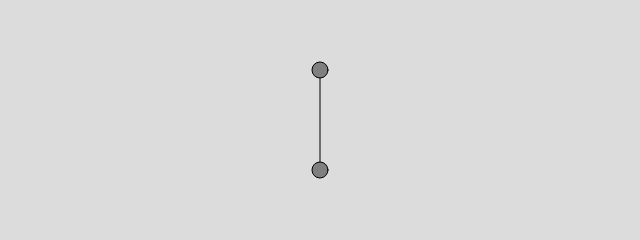
Frame 1 (no input)
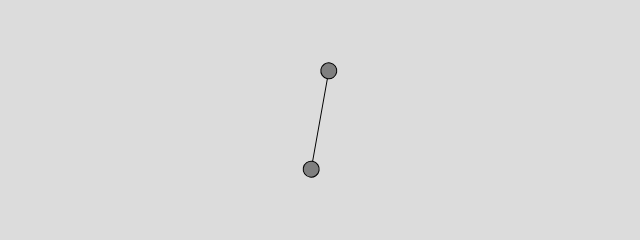
Frame 60 (no input)
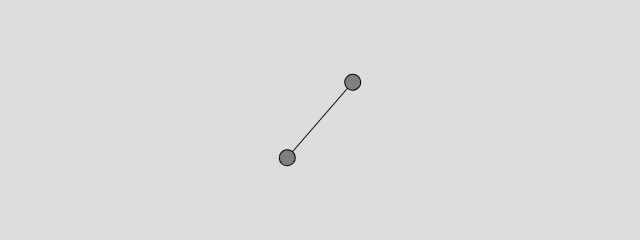
Frame 120 (the mouse pressed at the canvas centre since frame 60)

The p5.js sketch that drew these frames (run headless with seeded random() and noise() and a simulated clock; from frame 60 on, the mouse is pressed at the canvas centre):

// p5.js sketch
// ── sketch.js
let angle = 0;
let angleVelocity = 0;
let angleAcceleration = 0.0001;

function setup() {
    createCanvas(640, 240);
}

function draw() {
    background(220);

    translate(width / 2, height / 2);
    rotate(angle);

    stroke(0);
    fill(127);
    line(0, -50, 0, 50);
    circle(0, -50, 16);
    circle(0, 50, 16);

    angleVelocity += angleAcceleration;
    angle += angleVelocity;
}
